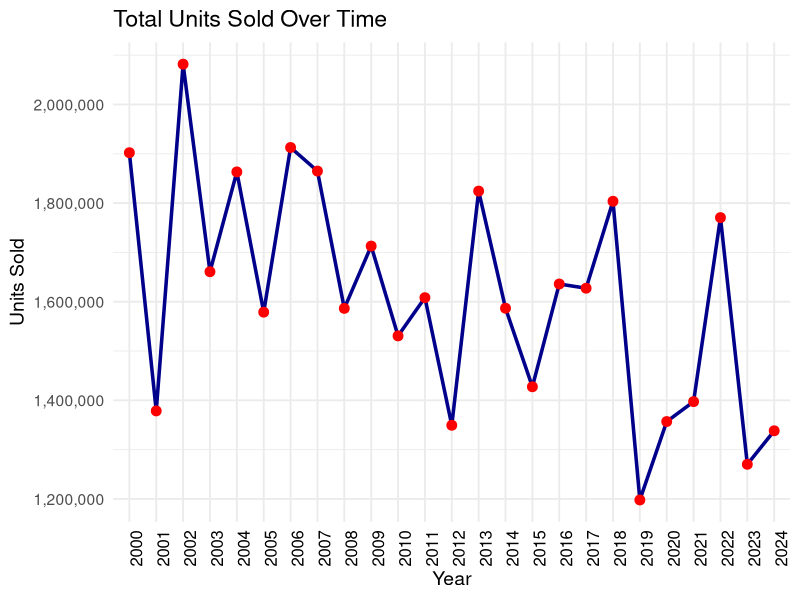
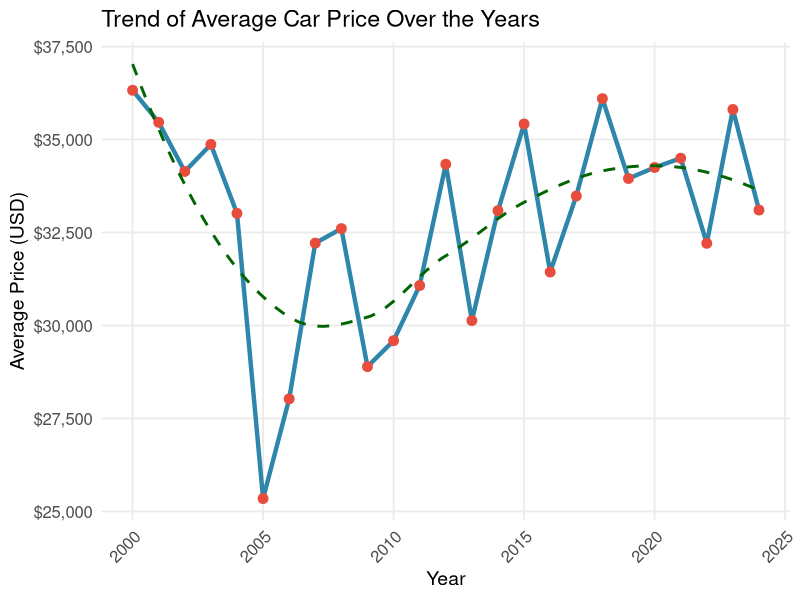
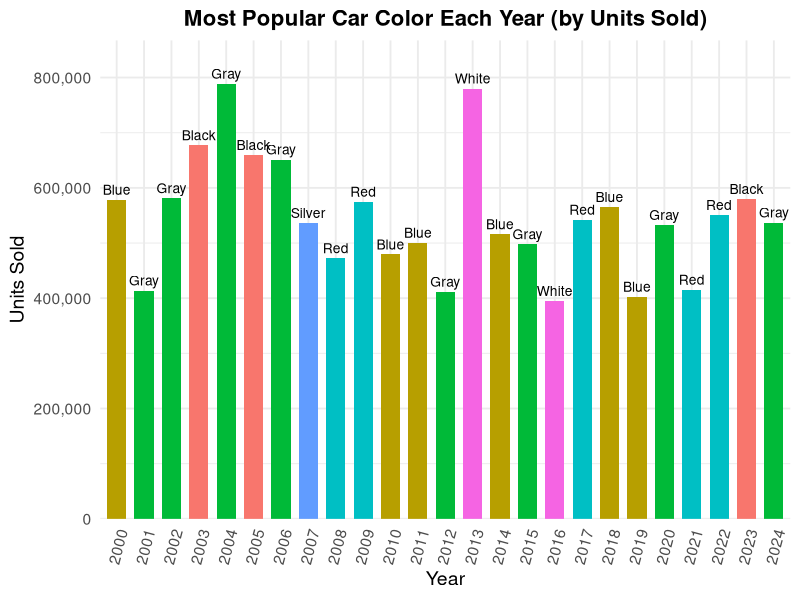
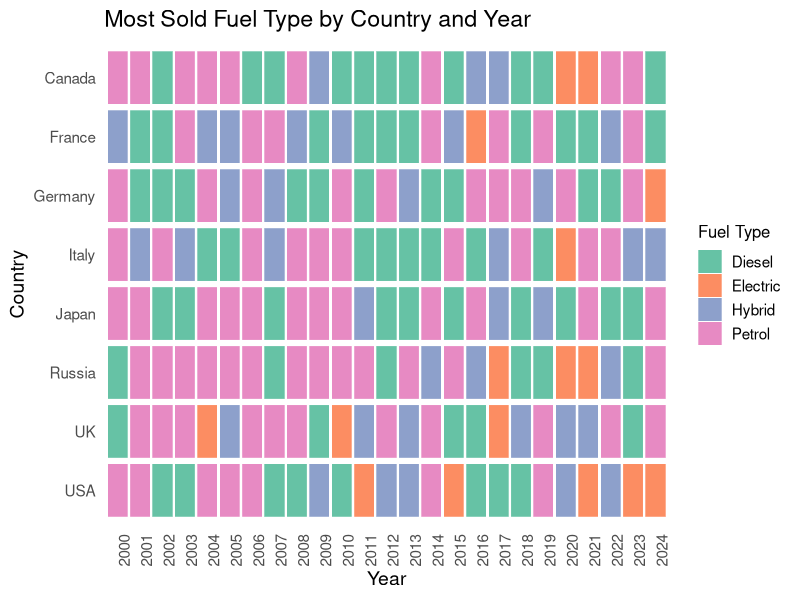

R code for these plots, in order:
## ---- chunk 1
library(tidyverse)
library(scales)
library(ggthemes)

car_data <- read.csv("data/car-dataset.csv", sep = ";")

car_data <- car_data %>%
  mutate(
    Year = as.factor(Year),
    Country = as.factor(Country),
    Car_Brand = as.factor(Car_Brand),
    Fuel_Type = as.factor(Fuel_Type),
    Units_Sold = as.numeric(Units_Sold),
    Average_Price = as.numeric(Average_Price)
)
## ---- chunk 2
car_data %>%
  group_by(Year) %>%
  summarise(Total_Sold = sum(Units_Sold, na.rm = TRUE)) %>%
  ggplot(aes(x = Year, y = Total_Sold, group = 1)) +
  geom_line(color = "darkblue", size = 1.2) +
  geom_point(color = "red", size = 3) +
  labs(title = "Total Units Sold Over Time", x = "Year", y = "Units Sold") +
  scale_y_continuous(labels = comma) +
  theme_minimal(base_size = 14) +
  theme(axis.text.x = element_text( angle=90,hjust = 1, size=12, color="black"))

## ---- chunk 3
car_data %>%
  group_by(Year) %>%
  summarise(Avg_Price = mean(Average_Price, na.rm = TRUE)) %>%
  ggplot(aes(x = as.numeric(as.character(Year)), y = Avg_Price)) +
  geom_line(color = "#2E86AB", size = 1.5) +
  geom_point(color = "#E74C3C", size = 3) +
  geom_smooth(method = "loess", se = FALSE, color = "darkgreen", linetype = "dashed") +
  labs(title = "Trend of Average Car Price Over the Years", x = "Year", y = "Average Price (USD)") +
  scale_y_continuous(labels = dollar) +
  theme_minimal(base_size = 14) +
  theme(
    axis.text.x = element_text(angle = 45, hjust = 1, size = 12),
    axis.text.y = element_text(size = 12),
    panel.grid.minor = element_blank()
  )

## ---- chunk 4
# Summarize: Get most sold car color per year
most_sold_colors <- car_data %>%
  group_by(Year, Car_Color) %>%
  summarise(Units_Sold = sum(Units_Sold, na.rm = TRUE), .groups = "drop") %>%
  group_by(Year) %>%
  slice_max(Units_Sold, n = 1)

# Plot: Simple bar chart with clean design
ggplot(most_sold_colors, aes(x = Year, y = Units_Sold, fill = Car_Color)) +
  geom_col(width = 0.7, show.legend = FALSE) +
  geom_text(aes(label = Car_Color), vjust = -0.5, size = 3.5) +
  labs(
    title = "Most Popular Car Color Each Year (by Units Sold)",
    x = "Year",
    y = "Units Sold"
  ) +
  scale_y_continuous(labels = scales::comma, expand = expansion(mult = c(0, 0.1))) +
  theme_minimal(base_size = 14) +
  theme(
    axis.text.x = element_text(angle = 75, hjust = 1),
    plot.title = element_text(face = "bold", size = 16, hjust = 0.5)
  )

## ---- chunk 5
# Get most sold fuel type per country and year
most_sold_fuel_country_year <- car_data %>%
  group_by(Year, Country, Fuel_Type) %>%
  summarise(Total_Units_Sold = sum(Units_Sold, na.rm = TRUE), .groups = "drop") %>%
  group_by(Year, Country) %>%
  slice_max(Total_Units_Sold, n = 1)  # only most sold fuel type

# Plot
ggplot(most_sold_fuel_country_year, aes(x = Year, y = fct_rev(Country), fill = Fuel_Type)) +
  geom_tile(color = "white", width = 0.9, height = 0.9) +
  scale_fill_brewer(palette = "Set2", name = "Fuel Type") +
  labs(
    title = "Most Sold Fuel Type by Country and Year",
    x = "Year", y = "Country"
  ) +
  theme_minimal(base_size = 14) +
  theme(
    panel.grid = element_blank(),
    axis.text.x = element_text(angle = 90, hjust = 1, size = 11),
    axis.text.y = element_text(size = 11),
    legend.position = "right",
    legend.title = element_text(size = 12),
    legend.text = element_text(size = 11)
  )
